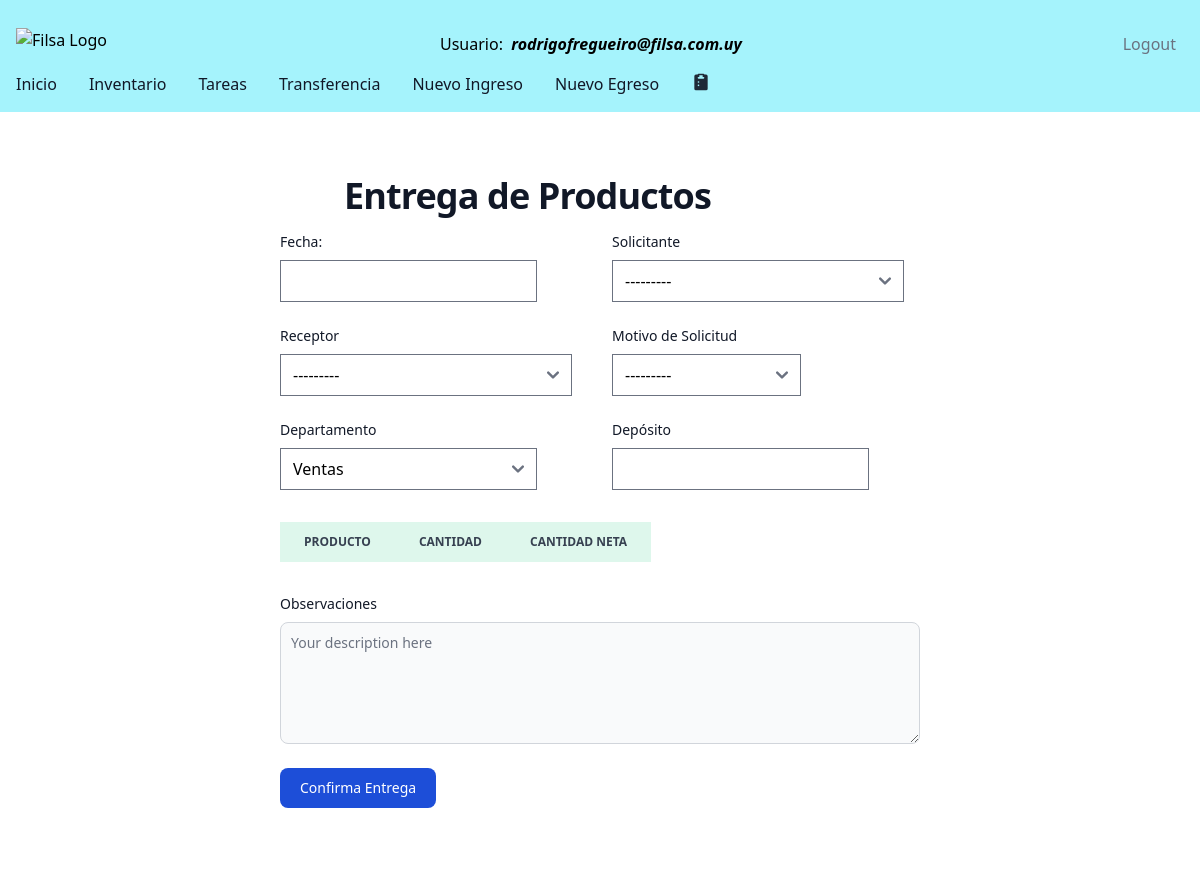
The app's page /outbound-delivery/2 (signed in), older data.
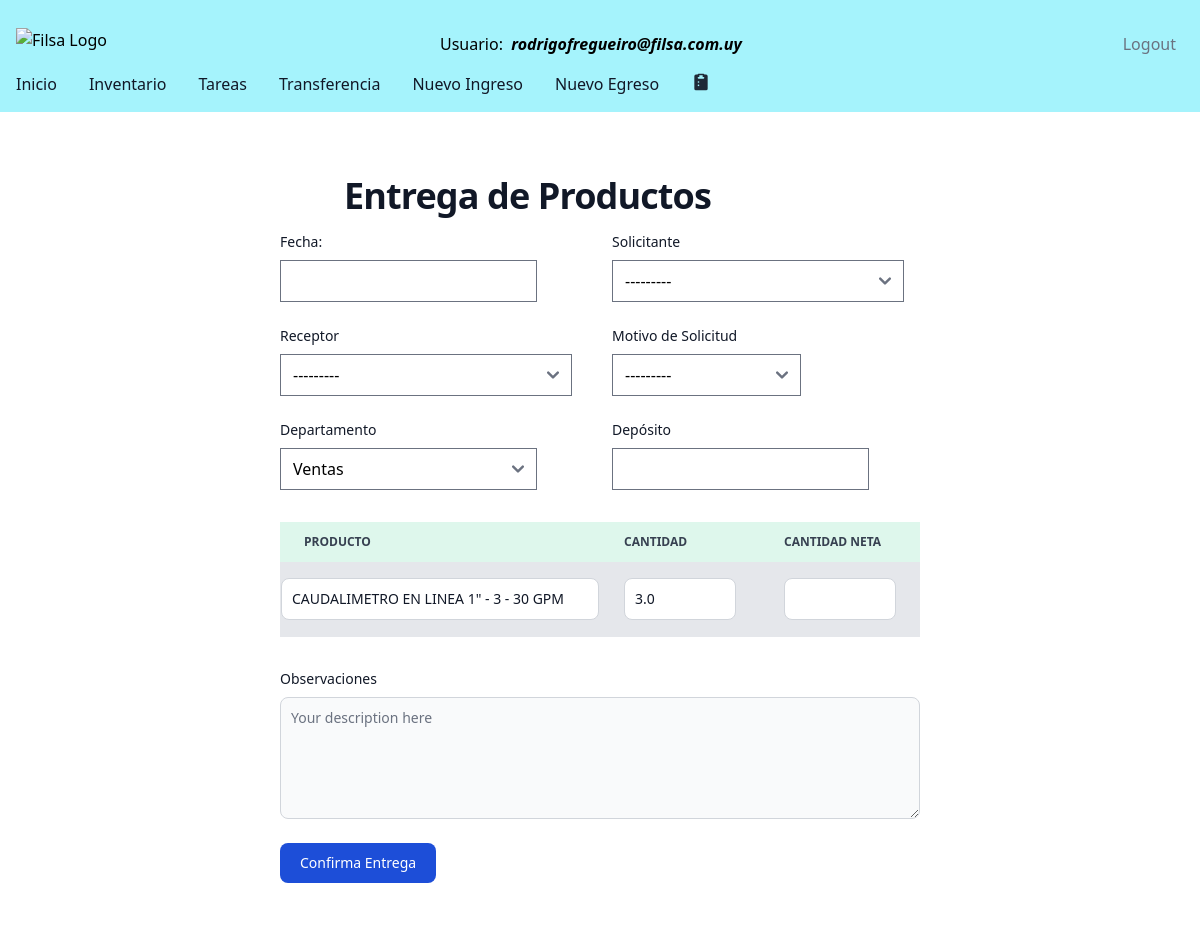
The same page, newer data.
### filsa/models.py (models this page shows, shortened)
class StockMovements(models.Model):
    class Meta:
      verbose_name = 'Detalle Movimiento Producto'
      verbose_name_plural = 'Detalle Movimientos Productos'
    MOVEMENT = [('Inbound','Inbound'),
                ('Outbound', 'Outbound')]
    warehouseProduct = models.ForeignKey(WarehousesProduct, on_delete=models.CASCADE,  verbose_name=u"Nombre de Producto")
    task = models.ForeignKey(Tasks, on_delete=models.CASCADE,  blank=True, null=True )
    actionType = models.CharField(max_length=25,  default='Inbound')
    cantidad = models.FloatField(default=0)
    cantidadNeta = models.FloatField(default=0)
    cantidadEntregada = models.FloatField(default=0)
    image = models.ImageField(upload_to='images/', null=True, blank=True)

class WarehousesProduct(models.Model):
    name = models.CharField(max_length=40)
    product = models.ForeignKey(Product, on_delete = models.CASCADE,  blank=True, null=True )
    quantity = models.FloatField(default=0)
    location = models.CharField(max_length=20, default='')
    deltaQuantity = models.FloatField()
    inTransit = models.BooleanField(default=False)

class Product(models.Model):
    CATEGORIES = [('Tubos', 'Tubos'),
                  ('Tornillos', 'Tornillos'),
                  ('Accesorios','Accesorios'),
                  ('Maquinas','Maquinas'),
                  ('Insumos','Insumos')
                  ]
    product_id = models.AutoField(primary_key=True)
    name = models.CharField(max_length=40)
    barcode = models.CharField(max_length= 100, verbose_name=u"Codigo de Barras")
    internalCode = models.BigIntegerField(verbose_name=u"Codigo Interno")
    quantity = models.FloatField()
    category = models.CharField(max_length=20, default='Insumos') #  choices=CATEGORIES,
    supplier = models.CharField(max_length=20, default='')
    stockSecurity = models.IntegerField(default=0)
    hasOffer = models.ForeignKey(Cotization, on_delete=models.SET_DEFAULT, blank=True, null=True, default=None)
    quantityOffer = models.FloatField(null=True, blank= True)
    priceOffer = models.FloatField(null=True, blank= True)

### filsa/views.py (the view)
# urls.py: path('outbound-delivery/<int:requested_id>', outboundDeliveryView, name='outbounddelivery'),
@login_required
def outboundDeliveryView(request, requested_id):
    pendingTask = get_object_or_None(Tasks, pk=requested_id)
    if pendingTask:
        products = pendingTask.stockmovements_set.all()
    print('pendingTask is ', pendingTask)
    print('request is:', request.method)
    print('request product data', request.POST.get('producto_0'))
    tasks = Tasks.objects.filter(task_id=requested_id, status='Pending').prefetch_related('stockmovements_set')
    numberOfProducts = request.POST.get('extra_field_count')
    print('number Of Products in OutboundDeliver view is', numberOfProducts)
    if request.method == "POST":
        form = OutboundDeliveryForm(request.POST, instance= pendingTask, extra= request.POST.get('extra_field_count'))
        print('form is valid', form.is_valid())
        print('form fields are', form.cleaned_data)
        if form.is_valid():
            print('el form es valido')
            department = form.cleaned_data['department']
            issuer = form.cleaned_data['issuer']
            receptor = form.cleaned_data['receptor']
            warehouse = form.cleaned_data['warehouse']
            actionType = 'Confirma Egreso'
            motivoEgreso = form.cleaned_data['motivoEgreso']
            observations = form.cleaned_data['observations']
            deliveryDate = datetime.now().date()
            datalist = []
            taskToUpdate = Tasks.objects.filter(task_id=requested_id)
            taskToUpdate.update(status='Confirmed', observations=observations, deliveryDate= deliveryDate)
            task = Tasks.objects.get(task_id=requested_id)
            for i , product in enumerate(products):
                form.fields['producto_{}'.format(i)] = product.warehouseProduct.product.name
                form.fields['cantidad_{}'.format(i)] = product.cantidad
                netQuantity = form.cleaned_data['cantidadNeta_{}'.format(i)]
                quantity = form.fields['cantidad_{}'.format(i)]
                diffQuantity = int(quantity) - int(netQuantity)
                product_db = Product.objects.get(name= product.warehouseProduct.product.name)
                productWarehouse_db = WarehousesProduct.objects.get(product= product_db, name=warehouse)
                productToUpdate= Product.objects.filter(product_id= product_db.product_id)
                print('productToUpdate is:', productToUpdate)
                productToUpdate.update(quantity = F('quantity') - netQuantity) #, deltaQuantity = F('deltaQuantity') + diffQuantity  )
                productWarehouseToUpdate = WarehousesProduct.objects.filter(product= product_db, name=warehouse)
                productWarehouseToUpdate.update(quantity = F('quantity') - netQuantity, deltaQuantity= F('deltaQuantity') + diffQuantity)
                newProduct = StockMovements(warehouseProduct = productWarehouse_db,
                              actionType = actionType,
                                          cantidad= quantity, cantidadNeta=netQuantity, task = task )
                datalist.append(newProduct)
            print('form fields in view', form.fields)
            StockMovements.objects.bulk_create(datalist)
            return redirect('/tasks/')
    else:
        form = OutboundDeliveryForm(instance= pendingTask ,
                                    initial={"task_id": requested_id })
    return render(request, "outboundDelivery.html", {"form": form, 'task_id': requested_id , "tasks": tasks})#, "numberOfProducts": len(productsToReceive)})

### filsa/forms.py (shortened to what this page needs)
class OutboundDeliveryForm(forms.ModelForm):
    extra_field_count = forms.CharField(widget=forms.HiddenInput())
    observations = forms.CharField(widget=forms.Textarea(attrs={"rows":"5", "class" : "block p-2.5 w-full text-sm text-gray-900 bg-gray-50 rounded-lg border border-gray-300 focus:ring-primary-500 focus:border-primary-500 dark:bg-gray-700 dark:border-gray-600 dark:placeholder-gray-400 dark:text-white dark:focus:ring-primary-500 dark:focus:border-primary-500" ,"placeholder":"Your description here"}))
    warehouse = forms.CharField()
    widgets = {
            'deliveryDate': forms.widgets.DateInput(attrs={'type': 'date'}),
    }
    class Meta:
        model = Tasks
        fields = ['department','issuer', 'motivoEgreso', 'date', 'receptor', 'observations']
    def __init__(self, *args, **kwargs):
        extra_fields = kwargs.pop('extra',0)
        print('extra_fields', extra_fields)
        print('kwargs is :', kwargs)
        super(OutboundDeliveryForm, self).__init__(*args, **kwargs)
        self.fields['extra_field_count'].initial = extra_fields
        print('kwargs is :', kwargs)
        print('args are', *args)

### filsa/templates/outboundDelivery.html (shortened to what the changed rows need)
{% extends '_base.html' %}
{% load static %}
{% block content %}
<section class="bg-white dark:bg-gray-900">
    <div class="py-8 px-4 mx-auto max-w-2xl lg:py-16">
        <h1 class="flex mb-4 text-2xl sm:px-16 font-extrabold leading-none tracking-tight text-gray-900 md:text-3xl lg:text-4xl dark:text-white">Entrega de Productos</h1>
        <form id ='productsreception' action="{% url 'outbounddelivery' task_id  %}" method="POST" onsubmit="openLoader()">
                <div class="py-8">
                    <table id="productTable" class="py-8 px-4 max-w-4xl lg:py-16 text-sm text-left rtl:text-right text-gray-500 dark:text-gray-400">
                       <thead class="text-xs text-gray-700 uppercase bg-green-100 dark:bg-gray-700 dark:text-gray-400">
                           <tr>
                               <th scope="col" class="px-6 py-3">Producto</th>
                               <th scope="col" class="px-6 py-3">Cantidad</th>
                               <th scope="col" class="px-6 py-3">Cantidad Neta</th>
                           </tr>
                       </thead>
                       <tbody>
                           {% for task in tasks %}
                            {% if  task.status == 'Pending' %}
                           {% for product in task.stockmovements_set.all %}
                           {% if  product.actionType == 'Nuevo Egreso' %}
                                <tr class="bg-gray-200 border-b dark:bg-gray-800 dark:border-gray-700">
                                   <td class="w-1/2"><input type="text" name="producto_{{ forloop.counter0 }}" value="{{product.warehouseProduct.product.name}}"  class="bg-gray-150 border border-gray-300 text-gray-900 text-sm rounded-lg focus:ring-blue-500 focus:border-blue-500 block w-full p-2.5 dark:bg-gray-700 dark:border-gray-600 dark:placeholder-gray-400 dark:text-white dark:focus:ring-blue-500 dark:focus:border-blue-500"  id="" name="" placeholder="" disabled></td>
                                   <td class="px-6 py-4"><input type="number" name="cantidad_{{ forloop.counter0 }}" value="{{product.cantidad}}"  class="bg-gray-150 border border-gray-300 text-gray-900 text-sm rounded-lg focus:ring-blue-500 focus:border-blue-500 block w-full p-2.5 dark:bg-gray-700 dark:border-gray-600 dark:placeholder-gray-400 dark:text-white dark:focus:ring-blue-500 dark:focus:border-blue-500" id="" name="" placeholder="" disabled></td>
                                   <td class="px-6 py-4"><input type="number" name="cantidadNeta_{{forloop.counter0}}" class="border border-gray-300 text-gray-900 text-sm rounded-lg focus:ring-blue-500 focus:border-blue-500 block w-full p-2.5 dark:bg-gray-700 dark:border-gray-600 dark:placeholder-gray-400 dark:text-white dark:focus:ring-blue-500 dark:focus:border-blue-500" id="" name="" placeholder="" required></td>
                               </tr>
                               {% endif %}
                           {% endfor %}
                           {% endif %}
                           {% endfor %}
                       </tbody>
                   </table>
               </div>
        </form>
    </div>
  </section>
  {% endblock content %}

Row changes from the older to the newer data that the page shows:
now on this page (row edited): StockMovements: producto_0 "CAUDALIMETRO EN LINEA 1\" - 3 - 30 GPM", cantidad "3.0"
